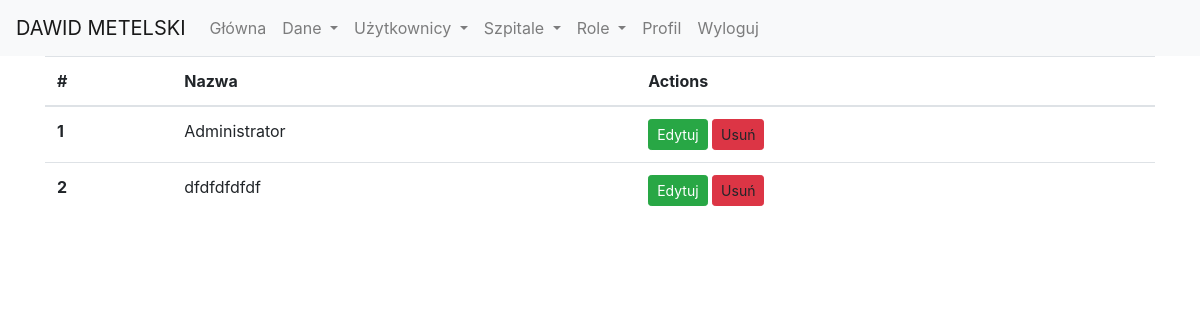
The page /roles (signed in) on the database as committed earlier.
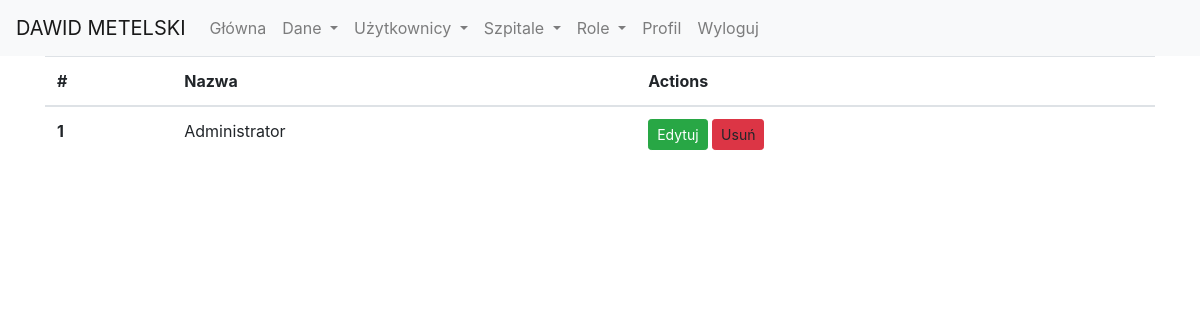
The same page on the database as committed later.
### models.py (models this page shows)
class Role(db.Model):
    id = db.Column(db.Integer, primary_key=True)
    name = db.Column(db.String(50), unique=True)
    users = db.relationship('User', backref='role', lazy='dynamic')

### app.py (the view)
@app.route('/roles')
@login_required
@is_admin_required
def roles():
    roles = Role.query.all()
    return render_template('role/roles.html', roles = roles)

### app.py (called while the page is built)
@login_manager.user_loader
def load_user(id):
    return User.query.filter(User.id == id).first()

def is_admin_required(f):
    @wraps(f)
    def decorated_function(*args, **kwargs):
        if not current_user.is_authenticated or not current_user.is_admin():
            flash('Akcja dostępna tylko dla administratorów.', 'warning')
            return redirect(url_for('index'))
        return f(*args, **kwargs)
    return decorated_function

### models.py (called while the page is built)
    def is_admin(self):
        if self.role.name == 'Administrator':
            return True
        return False

### templates/role/roles.html (shortened to what this page needs)
{% extends "base.html" %}
{% block content %}
    <div class="container">
        <table class="table">
            <thead>
            <tr>
                <th scope="col">#</th>
                <th scope="col">Nazwa</th>
                <th scope="col">Actions</th>
            </tr>
            </thead>
            <tbody>
            {% for role in roles %}
            <tr>
                <th scope="row">{{ role.id }}</th>
                <td>{{ role.name }}</td>
                <td>
                    <a href="{{ url_for('edit_role', role_id=role.id) }}" class="btn btn-success btn-sm" role="button">Edytuj</a>
                    <a type="button" class="btn btn-danger btn-sm delete-confirm"
                       data-toggle="modal" data-target="#confirmDeleteModal"
                       data-desc="{{ 'Usunąć rolę {}?'.format(role.name) }}"
                       data-url="{{ url_for('delete_role', role_id=role.id) }}">
                        Usuń
                    </a>
                </td>
            </tr>
            {% endfor %}
            </tbody>
        </table>
    </div>
{% endblock %}

Rows that differ between the two databases and show on the page:
removed Role: id "2", name "dfdfdfdfdf"
